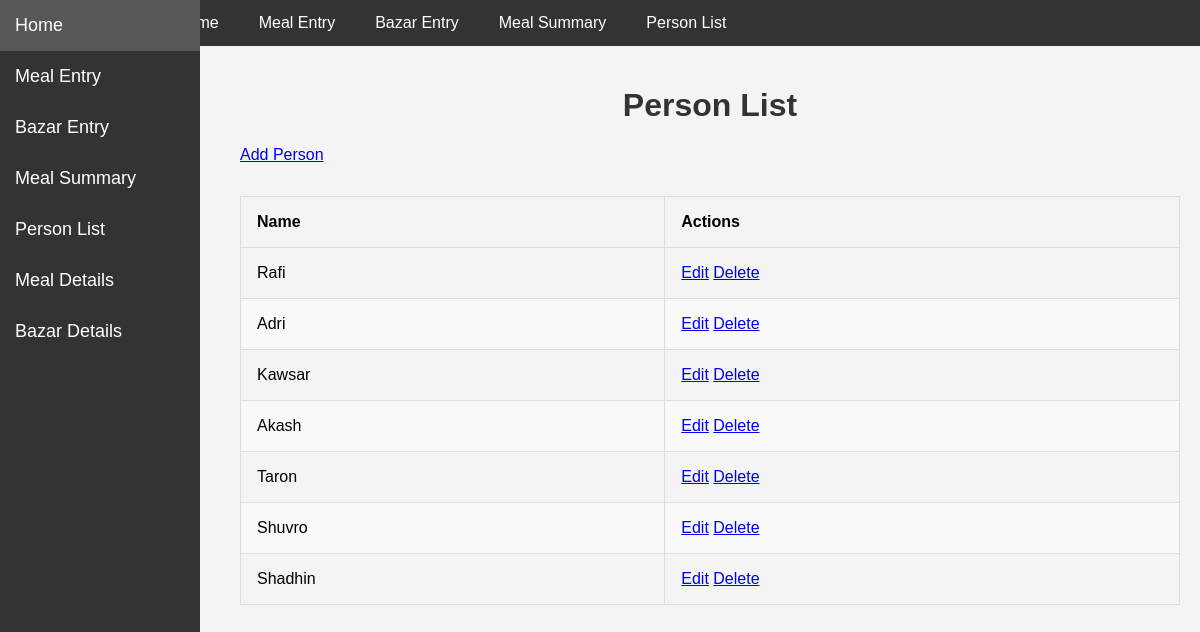
The page /meals/person-list/ on the database its author committed.
### meals/models.py (models this page shows, shortened)
class Person(models.Model):
    name = models.CharField(max_length=100)
    money_given = models.DecimalField(max_digits=10, decimal_places=2, default=0)

### meals/views.py (the view)
# urls.py: path('person-list/', views.person_list, name='person_list'),
def person_list(request):
    persons = Person.objects.all()
    return render(request, 'meals/person_list.html', {'persons': persons})

### meals/templates/meals/person_list.html (shortened to what this page needs)
{% extends 'meals/base.html' %}
{% block content %}
<h1>Person List</h1>
<a href="{% url 'person_create' %}" class="btn btn-primary mb-3">Add Person</a>
<table class="table">
    <thead>
        <tr>
            <th>Name</th>
            <th>Actions</th>
        </tr>
    </thead>
    <tbody>
        {% for person in persons %}
        <tr>
            <td>{{ person.name }}</td>
            <td>
                <a href="{% url 'person_edit' person.pk %}" class="btn btn-warning btn-sm">Edit</a>
                <a href="{% url 'person_delete' person.pk %}" class="btn btn-danger btn-sm">Delete</a>
            </td>
        </tr>
        {% endfor %}
    </tbody>
</table>
{% endblock %}

### meals/templates/meals/base.html (style rules this page uses)
body { font-family: Arial, sans-serif; margin: 0; padding: 0; background-color: #f4f4f4; }
h1 { text-align: center; color: #333; }
table { width: 100%; border-collapse: collapse; margin: 2em 0; font-size: 1em; text-align: left; }
th, td { padding: 1em; border: 1px solid #ddd; }
th { background-color: #f4f4f4; }
tr:nth-child(even) { background-color: #f9f9f9; }

### rows shown on the page
Person: name "Rafi"
Person: name "Adri"
Person: name "Kawsar"
Person: name "Akash"
Person: name "Taron"
Person: name "Shuvro"
Person: name "Shadhin"
